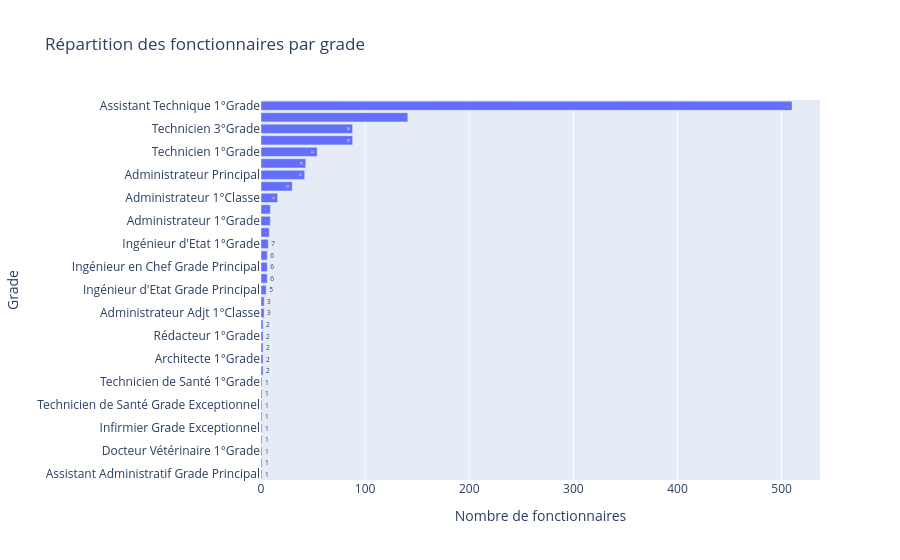

Notebook cell for this chart:
### Markdown cell above
## Répartition des fonctionnaires par grade

### Code cell
fig = create_grade_bar_chart(df)

fig.show()

### Figure 1 — Plotly figure (JSON) as saved in the notebook; plotly's stock layout.template omitted (floating-point values rounded to 4 significant figures)
{"data": [{"hovertemplate": "Nombre=%{text}<br>Grade=%{y}<extra></extra>", "legendgroup": "", "marker": {"color": "#636efa", "pattern": {"shape": ""}}, "name": "", "orientation": "h", "showlegend": false, "text": [510.0, 141.0, 88.0, 88.0, 54.0, 43.0, 42.0, 30.0, 16.0, 9.0, 9.0, 8.0, 7.0, 6.0, 6.0, 6.0, 5.0, 3.0, 3.0, 2.0, 2.0, 2.0, 2.0, 2.0, 1.0, 1.0, 1.0, 1.0, 1.0, 1.0, 1.0, 1.0, 1.0], "textposition": "auto", "type": "bar", "x": [510, 141, 88, 88, 54, 43, 42, 30, 16, 9, 9, 8, 7, 6, 6, 6, 5, 3, 3, 2, 2, 2, 2, 2, 1, 1, 1, 1, 1, 1, 1, 1, 1], "xaxis": "x", "y": ["Assistant Technique 1°Grade", "Assistant Technique 2°Grade", "Technicien 2°Grade", "Technicien 3°Grade", "Technicien 1°Grade", "Assistant Administratif 1°Grade", "Administrateur Principal", "Technicien 4°Grade", "Administrateur 1°Classe", "Administrateur 1°Grade", "Ingénieur en Chef 1°Grade", "Assistant Administratif 2°Grade", "Ingénieur d'Etat 1°Grade", "Assistant Technique Grade Principal", "Ingénieur en Chef Grade Principal", "Rédacteur 2°Grade", "Ingénieur d'Etat Grade Principal", "Administrateur Adjt 1°Classe", "Infirmier Grade Principal", "Administrateur 2°Grade", "Architecte 1°Grade", "Médecin 1°Grade", "Rédacteur 1°Grade", "Rédacteur 3°Grade", "Assistant Administratif Grade Principal", "Assistant Technique 2°Grade(Contractuelle)", "Docteur Vétérinaire 1°Grade", "Infirmier 1°Grade", "Infirmier Grade Exceptionnel", "Professeur de Musique Adjoint 1°Grade", "Technicien de Santé Grade Exceptionnel", "Technicien de Santé Grade Principal", "Technicien de Santé 1°Grade"], "yaxis": "y"}], "layout": {"barmode": "relative", "legend": {"tracegroupgap": 0}, "title": {"text": "Répartition des fonctionnaires par grade"}, "xaxis": {"anchor": "y", "domain": [0, 1], "title": {"text": "Nombre de fonctionnaires"}}, "yaxis": {"anchor": "x", "categoryorder": "total ascending", "domain": [0, 1], "title": {"text": "Grade"}}}}
